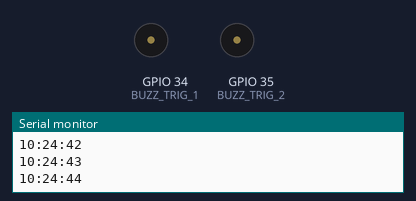
The sketch below on a simulated ESP32. On the bench: buzzer (waves = sounding, pin HIGH), the last lines printed to the serial monitor. The local clock reads 2024-03-15 10:24:30 at power-on unless the sketch sets it.

Above: at 15.1 s.
At 30.18 s:
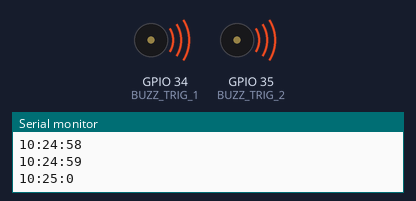
Timing chart, 0 to 78.3 s (numbered marks = the images above):
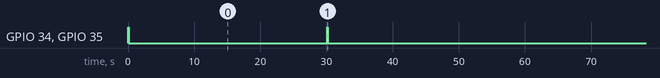

Measured:
- by itself, GPIO 34 (BUZZ_TRIG_1), GPIO 35 (BUZZ_TRIG_2): goes LOW 30.0 s, HIGH 0.10 s, LOW 60.1 s, HIGH 0.10 s, then LOW

The sketch:

main.ino
```cpp
#include <Wire.h>
#include <RTClib.h>

#define SDA_PIN 21
#define SCL_PIN 22
#define BUZZ_TRIG_1 34
#define BUZZ_TRIG_2 35

RTC_DS3231 rtc;

void setup() {
  Serial.begin(115200);

  Wire.begin(SDA_PIN, SCL_PIN);

  pinMode(BUZZ_TRIG_1, OUTPUT);
  pinMode(BUZZ_TRIG_2, OUTPUT);

  digitalWrite(BUZZ_TRIG_1, LOW);
  digitalWrite(BUZZ_TRIG_2, LOW);

  if (!rtc.begin()) {
    while (1);
  }

  if (rtc.lostPower()) {
    rtc.adjust(DateTime(F(__DATE__), F(__TIME__)));
  }

  chirp();
}

void loop() {
  DateTime now = rtc.now();

  Serial.print(now.hour(), DEC);
  Serial.print(':');
  Serial.print(now.minute(), DEC);
  Serial.print(':');
  Serial.println(now.second(), DEC);

  if (now.second() == 0) {
    chirp();
    delay(1000);
  }

  delay(1000);
}

void chirp() {
  digitalWrite(BUZZ_TRIG_1, HIGH);
  digitalWrite(BUZZ_TRIG_2, HIGH);
  delay(100);
  digitalWrite(BUZZ_TRIG_1, LOW);
  digitalWrite(BUZZ_TRIG_2, LOW);
}
```
